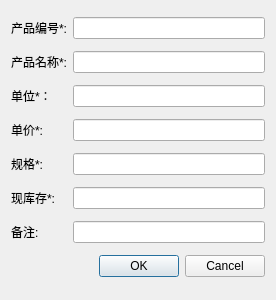
<?xml version="1.0" encoding="UTF-8"?>
<ui version="4.0">
 <class>ModifyProductDialog</class>
 <widget class="QDialog" name="ModifyProductDialog">
  <property name="geometry">
   <rect>
    <x>0</x>
    <y>0</y>
    <width>276</width>
    <height>300</height>
   </rect>
  </property>
  <property name="windowTitle">
   <string>Dialog</string>
  </property>
  <layout class="QGridLayout" name="gridLayout">
   <item row="0" column="0">
    <widget class="QLabel" name="label">
     <property name="text">
      <string>产品编号*:</string>
     </property>
    </widget>
   </item>
   <item row="0" column="1">
    <widget class="QLineEdit" name="p_id"/>
   </item>
   <item row="1" column="0">
    <widget class="QLabel" name="label_2">
     <property name="text">
      <string>产品名称*:</string>
     </property>
    </widget>
   </item>
   <item row="1" column="1">
    <widget class="QLineEdit" name="p_name"/>
   </item>
   <item row="2" column="0">
    <widget class="QLabel" name="label_3">
     <property name="text">
      <string>单位*：</string>
     </property>
    </widget>
   </item>
   <item row="2" column="1">
    <widget class="QLineEdit" name="p_unit"/>
   </item>
   <item row="3" column="0">
    <widget class="QLabel" name="label_4">
     <property name="text">
      <string>单价*:</string>
     </property>
    </widget>
   </item>
   <item row="3" column="1">
    <widget class="QLineEdit" name="p_price"/>
   </item>
   <item row="4" column="0">
    <widget class="QLabel" name="label_5">
     <property name="text">
      <string>规格*:</string>
     </property>
    </widget>
   </item>
   <item row="4" column="1">
    <widget class="QLineEdit" name="p_specification"/>
   </item>
   <item row="5" column="0">
    <widget class="QLabel" name="label_6">
     <property name="text">
      <string>现库存*:</string>
     </property>
    </widget>
   </item>
   <item row="5" column="1">
    <widget class="QLineEdit" name="p_remain"/>
   </item>
   <item row="6" column="0">
    <widget class="QLabel" name="label_7">
     <property name="text">
      <string>备注:</string>
     </property>
    </widget>
   </item>
   <item row="6" column="1">
    <widget class="QLineEdit" name="p_remarks"/>
   </item>
   <item row="7" column="0" colspan="2">
    <widget class="QDialogButtonBox" name="buttonBox">
     <property name="orientation">
      <enum>Qt::Horizontal</enum>
     </property>
     <property name="standardButtons">
      <set>QDialogButtonBox::Cancel|QDialogButtonBox::Ok</set>
     </property>
    </widget>
   </item>
  </layout>
 </widget>
 <resources/>
 <connections>
  <connection>
   <sender>buttonBox</sender>
   <signal>accepted()</signal>
   <receiver>ModifyProductDialog</receiver>
   <slot>accept()</slot>
   <hints>
    <hint type="sourcelabel">
     <x>248</x>
     <y>254</y>
    </hint>
    <hint type="destinationlabel">
     <x>157</x>
     <y>274</y>
    </hint>
   </hints>
  </connection>
  <connection>
   <sender>buttonBox</sender>
   <signal>rejected()</signal>
   <receiver>ModifyProductDialog</receiver>
   <slot>reject()</slot>
   <hints>
    <hint type="sourcelabel">
     <x>316</x>
     <y>260</y>
    </hint>
    <hint type="destinationlabel">
     <x>286</x>
     <y>274</y>
    </hint>
   </hints>
  </connection>
 </connections>
</ui>
